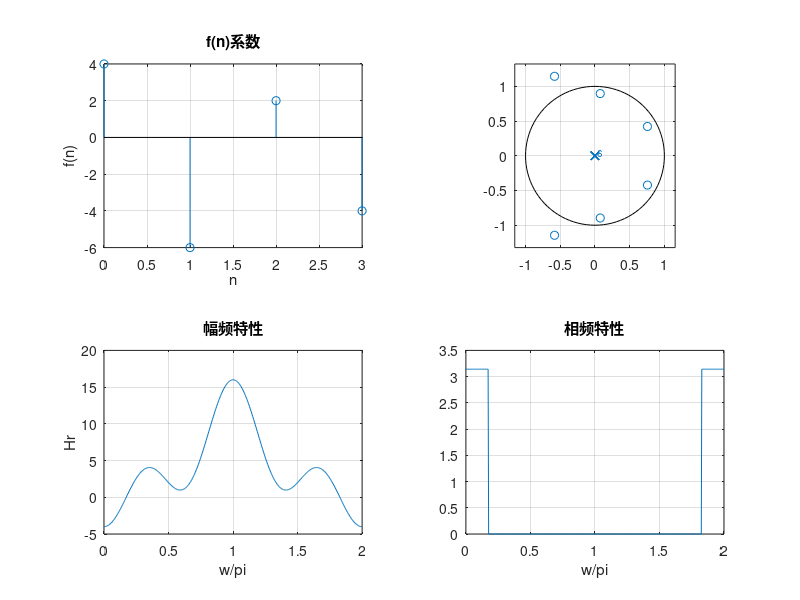

The MATLAB script that drew this image:
function varargout = fir6()
h = [-2 1 -3 4 -4 3 -2];
M = length(h);
L = (M-1)/2;
f = [h(L+1) 2*h(L:-1:1)];
n = 0:1:L;
w = [0:1:500]'*2*pi/500;
Hr = cos(w*n)*f';
p = angle(Hr);


subplot(2,2,1);
stem(0:L,f); 
xlabel('n');
ylabel('f(n)');
title('f(n)系数')
grid on
subplot(2,2,2);
zplane(h,1);
grid on
subplot(2,2,3); 
plot(w/pi,Hr);
xlabel('w/pi');ylabel('Hr');
title('幅频特性')
grid on
subplot(2,2,4);
plot(w/pi,p); 
xlabel('w/pi');
title('相频特性')
grid on